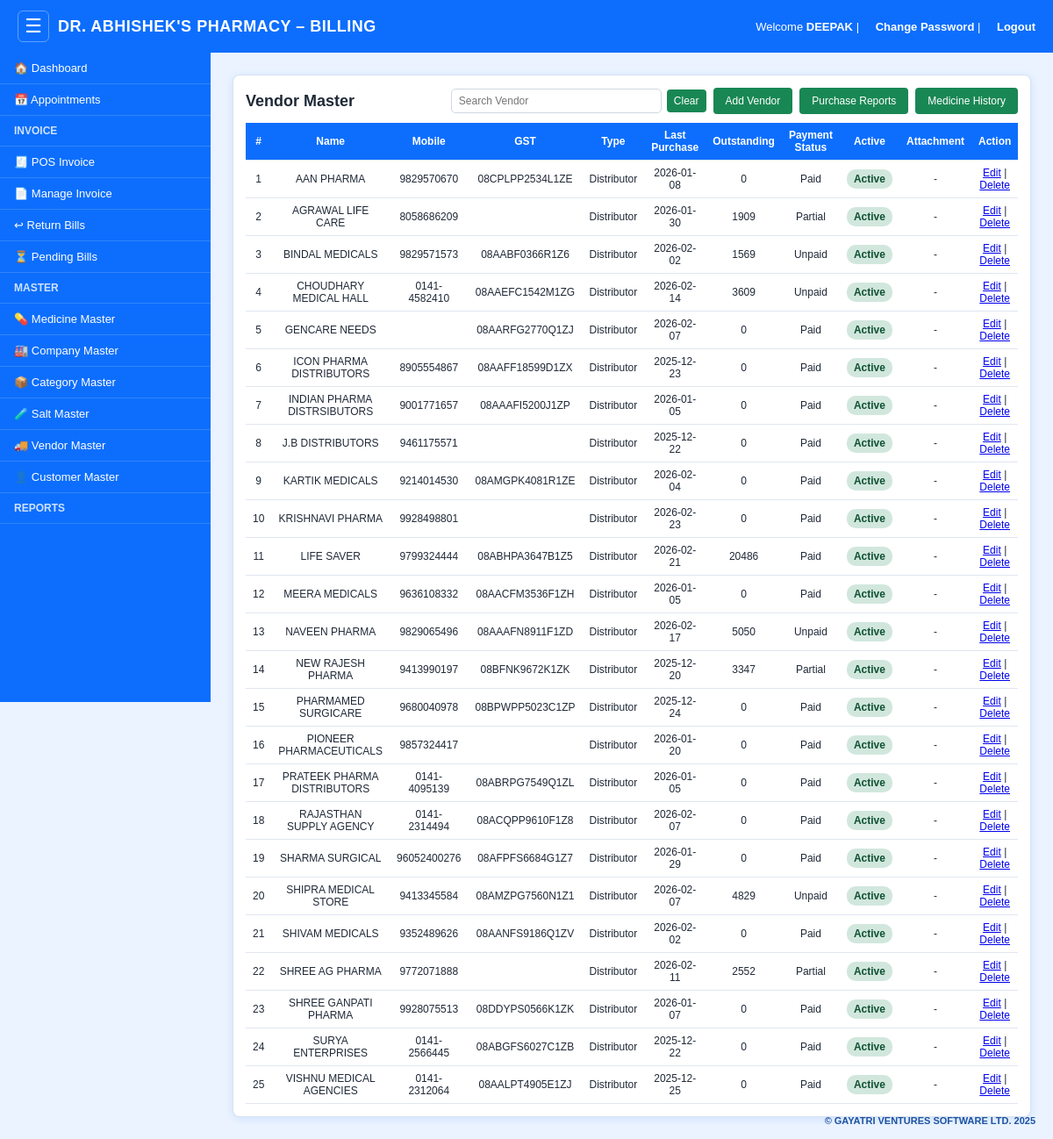
/vendor (signed in), run on the app's committed database.
### models.py (models this page shows)
class Vendor(db.Model):
    __tablename__ = "vendor"
    id = db.Column(db.Integer, primary_key=True)
    name = db.Column(db.String(150), nullable=False)
    mobile = db.Column(db.String(20))
    email = db.Column(db.String(120))
    gst_no = db.Column(db.String(30))
    shop_name = db.Column(db.String(150))
    area = db.Column(db.String(150))
    city = db.Column(db.String(100))
    state = db.Column(db.String(100))
    pincode = db.Column(db.String(20))
    address = db.Column(db.String(255))
    vendor_type = db.Column(db.String(50))
    credit_days = db.Column(db.Integer, default=0)
    credit_limit = db.Column(db.Float, default=0)
    bank_name = db.Column(db.String(100))
    account_holder_name = db.Column(db.String(150))
    account_no = db.Column(db.String(50))
    ifsc = db.Column(db.String(20))
    upi = db.Column(db.String(50))
    categories = db.Column(db.String(255))
    salts = db.Column(db.String(255))
    last_purchase_date = db.Column(db.Date)
    total_purchases = db.Column(db.Float, default=0)
    outstanding_balance = db.Column(db.Float, default=0)
    payment_status = db.Column(db.String(30))
    rate_history = db.Column(db.Text)
    default_payment_mode = db.Column(db.String(20))
    notes = db.Column(db.Text)
    attachment_ref = db.Column(db.String(255))
    is_active = db.Column(db.Boolean, default=True)
    created_at = db.Column(db.DateTime, default=datetime.utcnow)

### app.py (the view)
@app.route("/vendor")
@login_required
def vendor():
    vendors = Vendor.query.order_by(Vendor.name).all()
    return render_template("vendor.html", vendors=vendors)

### app.py (called while the page is built)
def login_required(f):
    @wraps(f)
    def w(*args, **kwargs):
        if not session.get("user_id"):
            return redirect("/login")
        return f(*args, **kwargs)
    return w

### templates/vendor.html (shortened to what this page needs)
{% extends "base.html" %}
{% block body %}
<div class="card">
    <div class="toolbar">
        <h2>Vendor Master</h2>
        <div class="toolbar-actions">
            <div class="search-wrap">
                <input type="text" id="vendorSearch" class="search-input" placeholder="Search Vendor" aria-label="Search Vendor">
                <button type="button" class="add-btn" id="clearVendorSearch">Clear</button>
            </div>
            <a href="/vendor/add" class="add-btn">Add Vendor</a>
            <a href="/vendor/reports" class="add-btn">Purchase Reports</a>
            <a href="/vendor/medicine-history" class="add-btn">Medicine History</a>
        </div>
    </div>
    <div class="table-wrap">
    <table>
        <tr>
            <th>#</th>
            <th>Name</th>
            <th>Mobile</th>
            <th>GST</th>
            <th>Type</th>
            <th>Last Purchase</th>
            <th>Outstanding</th>
            <th>Payment Status</th>
            <th>Active</th>
            <th>Attachment</th>
            <th>Action</th>
        </tr>
        {% for v in vendors %}
        <tr class="vendor-row">
            <td>{{ loop.index }}</td>
            <td>{{ v.name }}</td>
            <td>{{ v.mobile }}</td>
            <td>{{ v.gst_no }}</td>
            <td>{{ v.vendor_type }}</td>
            <td>{{ v.last_purchase_date if v.last_purchase_date else '-' }}</td>
            <td>{{ "%.0f"|format(v.outstanding_balance or 0) }}</td>
            <td>{{ v.payment_status }}</td>
            <td>
                {% if v.is_active %}
                    <span class="badge badge-active">Active</span>
                {% else %}
                    <span class="badge badge-inactive">Inactive</span>
                {% endif %}
            </td>
            <td>
                {% if v.attachment_ref %}
                    <a href="/static/uploads/vendors/{{ v.attachment_ref }}" target="_blank">View</a>
                {% else %}
                    -
                {% endif %}
            </td>
            <td>
                <a href="/vendor/edit/{{ v.id }}" title="Edit">Edit</a> |
                <a href="/vendor/delete/{{ v.id }}" onclick="return confirm('Delete this vendor?')" title="Delete">Delete</a>
            </td>
        </tr>
        {% endfor %}
    </table>
    </div>
</div>
{% endblock %}

### templates/base.html (style rules this page uses)
* { box-sizing: border-box; }
body { margin: 0; font-family: Arial, sans-serif; background: #eaf3ff; }
:root { --primary: #0d6efd; --primary-dark: #084298; --success: #198754; --danger: #dc3545; --warning: #ffc107; --muted: #6c757d; --bg: #eaf3ff; --card: #ffffff; --border: #d9e2ef; --shadow: 0 2px 10px rgba(13, 110, 253, 0.12); --text: #1f2937; }
body { background: var(--bg); color: var(--text); }
.content .card, .content .form-card { background: var(--card); padding: 18px; border-radius: 8px; box-shadow: var(--shadow); border: 1px solid var(--border); width: 100%; overflow-x: auto; }
.content .card h2, .content .card h3, .content .form-card h2, .content .form-card h3 { margin-top: 0; }
.table-wrap { width: 100%; overflow-x: auto; }
.content table { width: 100%; border-collapse: collapse; background: var(--card); }
.content th, .content td { padding: 10px 12px; border-bottom: 1px solid #e0e6f0; text-align: center; font-size: 14px; }
.content th { background: var(--primary); color: #fff; font-weight: 700; }
.btn, .add-btn, .btn-add, .btn-edit, .btn-pass, .btn-del, .restore, .delete { display: inline-block; padding: 8px 14px; border-radius: 6px; text-decoration: none; font-size: 14px; font-weight: 600; border: none; cursor: pointer; }
.btn-success, .btn-add, .add-btn, .restore { background: var(--success); color: #fff; }
.badge { padding: 4px 10px; border-radius: 999px; font-size: 12px; font-weight: 700; display: inline-block; }
.badge-active { background: #d1e7dd; color: #0f5132; }
.form-control, .content input:not([type="checkbox"]):not([type="radio"]), .content select, .content textarea { width: 100%; padding: 8px 10px; border: 1px solid #cfd8e3; border-radius: 5px; font-size: 14px; background: #fff; }
.content h2 { font-size: 18px !important; }
.content p, .content li, .content label, .content span, .content a, .content td, .content th, .content small, .content strong, .content b, .content input:not([type="checkbox"]):not([type="radio"]), .content select, .content textarea, .content button, .content .btn, .content .add-btn, .content .btn-add, .content .btn-edit, .content .btn-pass, .content .btn-del, .content .filter-btn, .content .delete-btn { font-size: 12px !important; }
.content th, .content td { padding: 7px 8px !important; }
.content input:not([type="checkbox"]):not([type="radio"]), .content select, .content textarea, .content button, .content .btn { padding: 6px 8px !important; }
.content .card, .content .form-card { padding: 14px !important; }

### templates/vendor.html (style rules this page uses)
.card { background: white; padding: 15px; border-radius: 6px; box-shadow: 0 0 6px #cfd8e3; }
.toolbar { display: flex; justify-content: space-between; align-items: center; gap: 12px; margin-bottom: 10px; flex-wrap: wrap; }
.toolbar h2 { margin: 0; }
.toolbar-actions { display: flex; align-items: center; gap: 8px; margin-left: auto; flex-wrap: wrap; }
.search-wrap { display: flex; align-items: center; gap: 6px; }
.search-input { min-width: 240px; padding: 8px 10px; border: 1px solid #ced4da; border-radius: 4px; }
table { width: 100%; border-collapse: collapse; }
th { background: #0d6efd; color: white; padding: 10px; }
td { padding: 10px; border-bottom: 1px solid #ddd; text-align: center; }
.table-wrap { width: 100%; overflow-x: auto; }
.add-btn { background: #198754; color: white; padding: 8px 14px; text-decoration: none; border-radius: 4px; border: none; cursor: pointer; font: inherit; }
.badge { padding: 4px 8px; border-radius: 10px; font-size: 12px; font-weight: 600; }
.badge-active { background: #d1e7dd; color: #0f5132; }

### data on the page
Vendor: name "AAN PHARMA", mobile "9829570670", gst_no "08CPLPP2534L1ZE", vendor_type "Distributor", last_purchase_date "2026-01-08", outstanding_balance "0", payment_status "Paid", is_active "Active"
Vendor: name "AGRAWAL LIFE CARE", mobile "8058686209", vendor_type "Distributor", last_purchase_date "2026-01-30", outstanding_balance "1909", payment_status "Partial", is_active "Active"
Vendor: name "BINDAL MEDICALS", mobile "9829571573", gst_no "08AABF0366R1Z6", vendor_type "Distributor", last_purchase_date "2026-02-02", outstanding_balance "1569", payment_status "Unpaid", is_active "Active"
Vendor: name "CHOUDHARY MEDICAL HALL", mobile "0141-4582410", gst_no "08AAEFC1542M1ZG", vendor_type "Distributor", last_purchase_date "2026-02-14", outstanding_balance "3609", payment_status "Unpaid", is_active "Active"
Vendor: name "GENCARE NEEDS", gst_no "08AARFG2770Q1ZJ", vendor_type "Distributor", last_purchase_date "2026-02-07", outstanding_balance "0", payment_status "Paid", is_active "Active"
Vendor: name "ICON PHARMA DISTRIBUTORS", mobile "8905554867", gst_no "08AAFF18599D1ZX", vendor_type "Distributor", last_purchase_date "2025-12-23", outstanding_balance "0", payment_status "Paid", is_active "Active"
Vendor: name "INDIAN PHARMA DISTRSIBUTORS", mobile "9001771657", gst_no "08AAAFI5200J1ZP", vendor_type "Distributor", last_purchase_date "2026-01-05", outstanding_balance "0", payment_status "Paid", is_active "Active"
Vendor: name "J.B DISTRIBUTORS", mobile "9461175571", vendor_type "Distributor", last_purchase_date "2025-12-22", outstanding_balance "0", payment_status "Paid", is_active "Active"
Vendor: name "KARTIK MEDICALS", mobile "9214014530", gst_no "08AMGPK4081R1ZE", vendor_type "Distributor", last_purchase_date "2026-02-04", outstanding_balance "0", payment_status "Paid", is_active "Active"
Vendor: name "KRISHNAVI PHARMA", mobile "9928498801", vendor_type "Distributor", last_purchase_date "2026-02-23", outstanding_balance "0", payment_status "Paid", is_active "Active"
Vendor: name "LIFE SAVER", mobile "9799324444", gst_no "08ABHPA3647B1Z5", vendor_type "Distributor", last_purchase_date "2026-02-21", outstanding_balance "20486", payment_status "Paid", is_active "Active"
Vendor: name "MEERA MEDICALS", mobile "9636108332", gst_no "08AACFM3536F1ZH", vendor_type "Distributor", last_purchase_date "2026-01-05", outstanding_balance "0", payment_status "Paid", is_active "Active"
Vendor: name "NAVEEN PHARMA", mobile "9829065496", gst_no "08AAAFN8911F1ZD", vendor_type "Distributor", last_purchase_date "2026-02-17", outstanding_balance "5050", payment_status "Unpaid", is_active "Active"
Vendor: name "NEW RAJESH PHARMA", mobile "9413990197", gst_no "08BFNK9672K1ZK", vendor_type "Distributor", last_purchase_date "2025-12-20", outstanding_balance "3347", payment_status "Partial", is_active "Active"
Vendor: name "PHARMAMED SURGICARE", mobile "9680040978", gst_no "08BPWPP5023C1ZP", vendor_type "Distributor", last_purchase_date "2025-12-24", outstanding_balance "0", payment_status "Paid", is_active "Active"
Vendor: name "PIONEER PHARMACEUTICALS", mobile "9857324417", vendor_type "Distributor", last_purchase_date "2026-01-20", outstanding_balance "0", payment_status "Paid", is_active "Active"
Vendor: name "PRATEEK PHARMA DISTRIBUTORS", mobile "0141-4095139", gst_no "08ABRPG7549Q1ZL", vendor_type "Distributor", last_purchase_date "2026-01-05", outstanding_balance "0", payment_status "Paid", is_active "Active"
Vendor: name "RAJASTHAN SUPPLY AGENCY", mobile "0141-2314494", gst_no "08ACQPP9610F1Z8", vendor_type "Distributor", last_purchase_date "2026-02-07", outstanding_balance "0", payment_status "Paid", is_active "Active"
Vendor: name "SHARMA SURGICAL", mobile "96052400276", gst_no "08AFPFS6684G1Z7", vendor_type "Distributor", last_purchase_date "2026-01-29", outstanding_balance "0", payment_status "Paid", is_active "Active"
Vendor: name "SHIPRA MEDICAL STORE", mobile "9413345584", gst_no "08AMZPG7560N1Z1", vendor_type "Distributor", last_purchase_date "2026-02-07", outstanding_balance "4829", payment_status "Unpaid", is_active "Active"
Vendor: name "SHIVAM MEDICALS", mobile "9352489626", gst_no "08AANFS9186Q1ZV", vendor_type "Distributor", last_purchase_date "2026-02-02", outstanding_balance "0", payment_status "Paid", is_active "Active"
Vendor: name "SHREE AG PHARMA", mobile "9772071888", vendor_type "Distributor", last_purchase_date "2026-02-11", outstanding_balance "2552", payment_status "Partial", is_active "Active"
Vendor: name "SHREE GANPATI PHARMA", mobile "9928075513", gst_no "08DDYPS0566K1ZK", vendor_type "Distributor", last_purchase_date "2026-01-07", outstanding_balance "0", payment_status "Paid", is_active "Active"
Vendor: name "SURYA ENTERPRISES", mobile "0141-2566445", gst_no "08ABGFS6027C1ZB", vendor_type "Distributor", last_purchase_date "2025-12-22", outstanding_balance "0", payment_status "Paid", is_active "Active"
Vendor: name "VISHNU MEDICAL AGENCIES", mobile "0141-2312064", gst_no "08AALPT4905E1ZJ", vendor_type "Distributor", last_purchase_date "2025-12-25", outstanding_balance "0", payment_status "Paid", is_active "Active"

### other printed values
{{ session.get("username") }} "DEEPAK"
